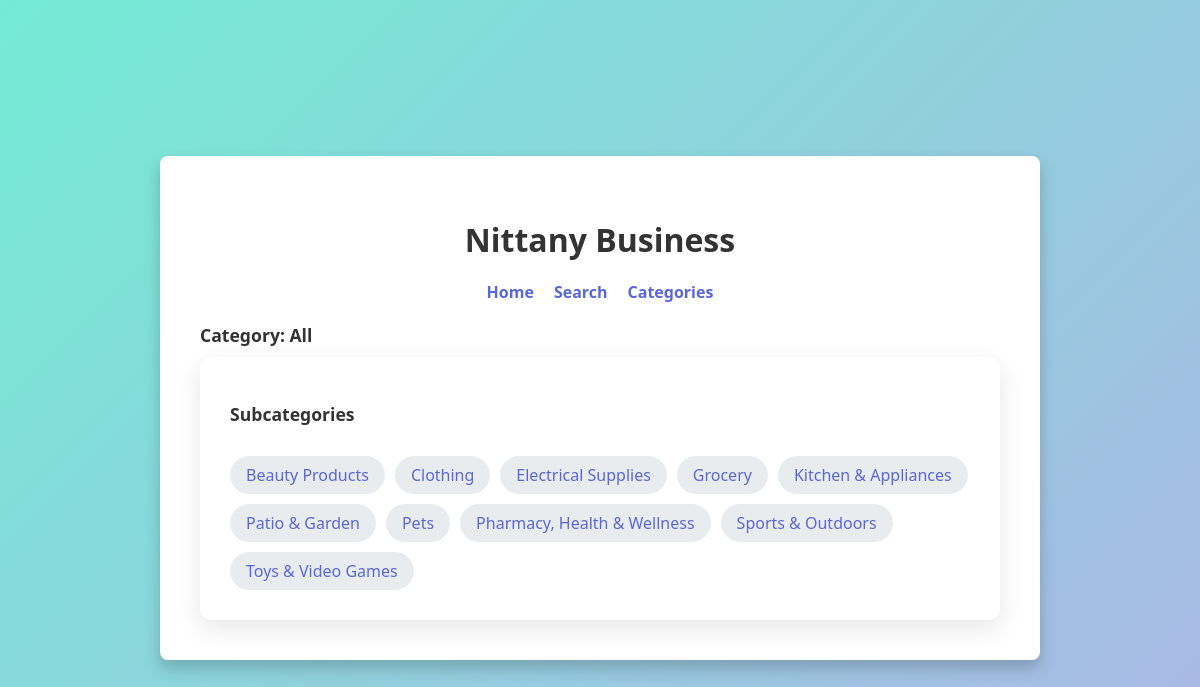
The page /categories/All on the database its author committed.
### tables this page shows
CREATE TABLE Categories
(
    parent_category text,
    category_name   text
        constraint Categories_pk
            primary key
);

### app.py (the view, shortened to what this page needs)
@app.route('/categories/<parent_category>')
def view_category(parent_category):
    if parent_category == "All":
        query_category = "Root"
        display_category = "All"
    else:
        query_category = parent_category
        display_category = parent_category
    conn = sqlite3.connect(DATABASE)
    cursor = conn.cursor()
    cursor.execute("SELECT category_name FROM Categories WHERE parent_category = ?", (query_category,))
    subcategories = cursor.fetchall()
    products = []
    conn.close()
    user_role = None
    if 'email' in session:
        user_role = get_user_role(session['email'])
    return render_template("categories.html",
                           parent_category=display_category,
                           subcategories=subcategories,
                           products=products,
                           user_role=user_role)

### templates/categories.html (shortened to what this page needs)
<!DOCTYPE html>
<html lang="en">
<head>
</head>
<body>
    <div class="container">
        <h1>Nittany Business</h1>
        <div class="top-panel">
            <a href="{{ url_for('index') }}">Home</a>
            <a href="{{ url_for('search') }}">Search</a>
            <a href="{{ url_for('view_category', parent_category='All') }}">Categories</a>
        </div>
        <h2>Category: {{ parent_category }}</h2>
        <div class="results-container">
            <h2>Subcategories</h2>
            {% if subcategories %}
              <ul class="subcategory-list">
                {% for sub in subcategories %}
                  <li>
                    <a href="{{ url_for('view_category', parent_category=sub[0]) }}">
                      {{ sub[0] }}
                    </a>
                  </li>
                {% endfor %}
              </ul>
            {% else %}
              <p>No subcategories found.</p>
            {% endif %}
        </div>
    </div>
</body>
</html>

### templates/categories.html (style rules this page uses)
body { font-family: 'Segoe UI', Tahoma, Geneva, Verdana, sans-serif; background: linear-gradient(135deg, #74ebd5, #ACB6E5); min-height: 100vh; display: flex; align-items: center; justify-content: center; }
.container { background-color: #fff; border-radius: 8px; padding: 40px; width: 800px; box-shadow: 0 8px 16px rgba(0, 0, 0, 0.2); }
h1 { text-align: center; margin-bottom: 20px; color: #333; }
.top-panel { display: flex; justify-content: center; gap: 20px; margin-bottom: 20px; }
.top-panel a { color: #5A67D8; text-decoration: none; font-size: 1rem; font-weight: bold; }
h2 { margin-bottom: 10px; color: #333; font-size: 1.1rem; }
.results-container { background-color: #fff; border-radius: 12px; padding: 30px; width: 740px; box-shadow: 0 8px 24px rgba(0, 0, 0, 0.1); display: flex; flex-direction: column; gap: 20px; }
.subcategory-list { display: flex; flex-wrap: wrap; gap: 10px; margin: 0; padding: 0; list-style: none; }
.subcategory-list li a { display: inline-block; background-color: #E9ECEF; padding: 8px 16px; border-radius: 20px; font-family: 'Segoe UI', Tahoma, Geneva, Verdana, sans-serif; color: #5A67D8; text-decoration: none; transition: background 0.2s, box-shadow 0.2s; }

### rows shown on the page
Categories: category_name "Beauty Products"
Categories: category_name "Clothing"
Categories: category_name "Electrical Supplies"
Categories: category_name "Grocery"
Categories: category_name "Kitchen & Appliances"
Categories: category_name "Patio & Garden"
Categories: category_name "Pets"
Categories: category_name "Pharmacy, Health & Wellness"
Categories: category_name "Sports & Outdoors"
Categories: category_name "Toys & Video Games"

### other values the page prints
{{ parent_category }} "All"
